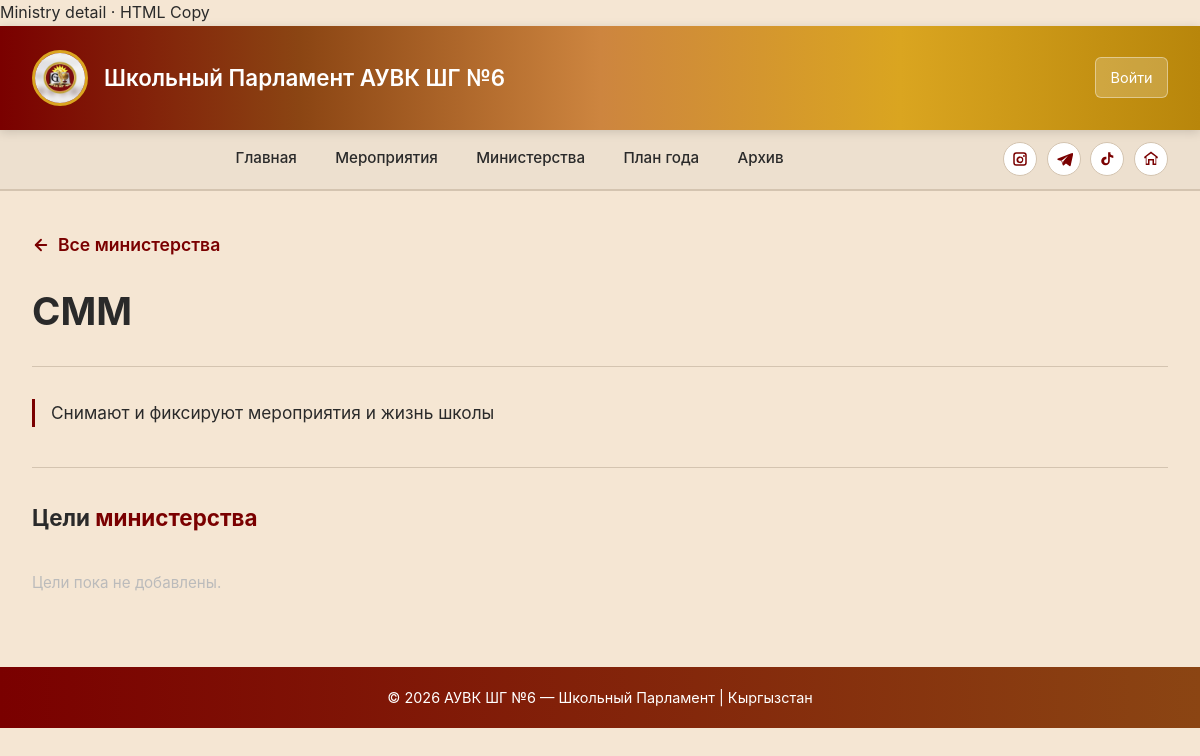
The page /events/ministries/4/ on the database as committed earlier.
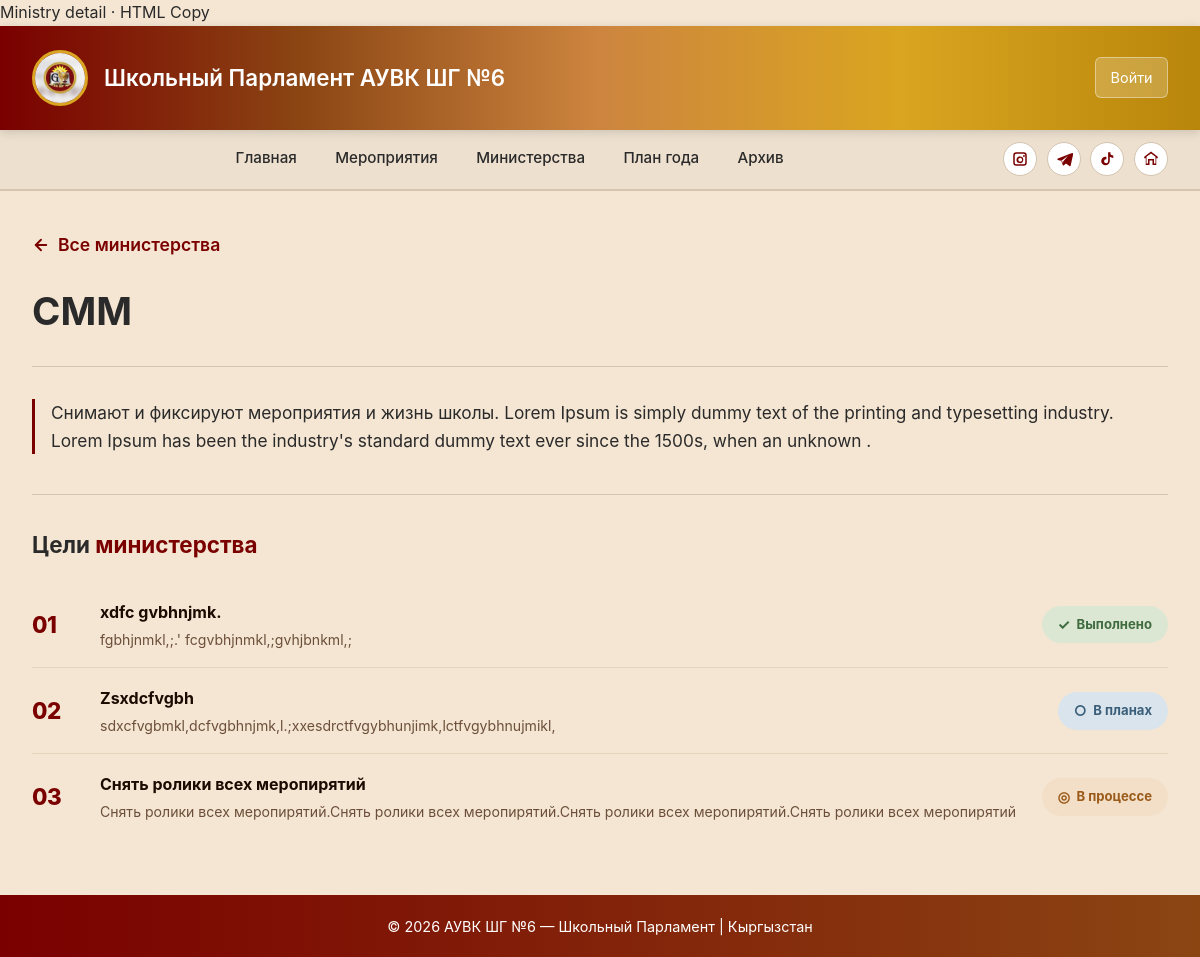
The same page on the database as committed later.
### apps/ministries/models.py (models this page shows, shortened)
class Ministries(models.Model):
    name = models.CharField(max_length=50,blank=False,null=False)
    description = models.TextField(blank=False)
    image = models.ImageField(upload_to='images',blank=True)
    class Meta:
        verbose_name = 'Министерство'
        verbose_name_plural = 'Министерства'

class MinistryGoals(models.Model):
    name = models.CharField(max_length=100,blank=False)
    description = models.TextField(max_length=150,blank=False)
    status = models.CharField(max_length=20,choices=Status.choices,default=Status.TODO)
    ministry = models.ForeignKey(Ministries,on_delete=models.CASCADE,blank=False,related_name='goals')
    created_at = models.DateTimeField(auto_now_add=True)
    class Meta:
        verbose_name = 'Цели министерства'
        verbose_name_plural = 'Цели министерств'
        ordering = ['-created_at']

### apps/events/views.py (the view)
# urls.py: path("ministries/<int:ministry_id>/", views.ministry_detail, name="ministry_detail"),
def ministry_detail(request,ministry_id):
    ministry = get_object_or_404(Ministries,id=ministry_id)
    goals = ministry.goals.all()
    return render(request,'events/ministry_detail.html',{"ministry":ministry,"goals":goals})

### templates/events/ministry_detail.html (shortened to what this page needs)
{% extends "base_parlament.html" %}
{% load static %}
{% block content %}
<a href="{% url 'ministries_list' %}" class="back-link">
    <svg width="18" height="18" viewBox="0 0 24 24" fill="none" stroke="currentColor" stroke-width="2.5" stroke-linecap="round" stroke-linejoin="round">
        <line x1="19" y1="12" x2="5" y2="12"/>
        <polyline points="12 19 5 12 12 5"/>
    </svg>
    Все министерства
</a>
<div class="ministry-header">
    <h1>{{ ministry.name }}</h1>
    <hr class="section-divider">
    <p class="ministry-desc">{{ ministry.description }}</p>
</div>
<hr class="section-divider">
<div class="goals-section-title">Цели <span>министерства</span></div>
<div class="goals-list">
    {% for goal in goals %}
    <div class="goal-item">
        <div class="goal-number">{{ forloop.counter|stringformat:"02d" }}</div>
        <div class="goal-left">
            <div class="goal-name">{{ goal.name }}</div>
            <div class="goal-description">{{ goal.description }}</div>
        </div>
        <div class="goal-status
            {% if goal.status == 'todo' %}status-todo
            {% elif goal.status == 'in_progress' %}status-inprogress
            {% else %}status-done{% endif %}">
            {% if goal.status == 'todo' %}
                <span class="status-icon">○</span> В планах
            {% elif goal.status == 'in_progress' %}
                <span class="status-icon">◎</span> В процессе
            {% else %}
                <span class="status-icon">✓</span> Выполнено
            {% endif %}
        </div>
    </div>
    {% empty %}
    <p class="no-goals">Цели пока не добавлены.</p>
    {% endfor %}
</div>
{% endblock %}

Rows that differ between the two databases and show on the page:
changed Ministries "СММ": description "Снимают и фиксируют мероприятия и жизнь школы" → "…фиксируют мероприятия и жизнь школы. Lorem Ipsum is simply dummy text of the printing and typesetting industry. Lorem Ipsum has been the industry's standard dummy text ever since the 1500s, when an unknown ."
added MinistryGoals: name "xdfc gvbhnjmk.", description "fgbhjnmkl,;.' fcgvbhjnmkl,;gvhjbnkml,;", status "Выполнено"
added MinistryGoals: name "Zsxdcfvgbh", description "sdxcfvgbmkl,dcfvgbhnjmk,l.;xxesdrctfvgybhunjimk,lctfvgybhnujmikl,", status "В планах"
added MinistryGoals: name "Снять ролики всех меропирятий", description "Снять ролики всех меропирятий.Снять ролики всех меропирятий.Снять ролики всех меропирятий.Снять ролики всех меропирятий", status "В процессе"
Other text that changed with them:
text no longer shown: "Цели пока не добавлены."
